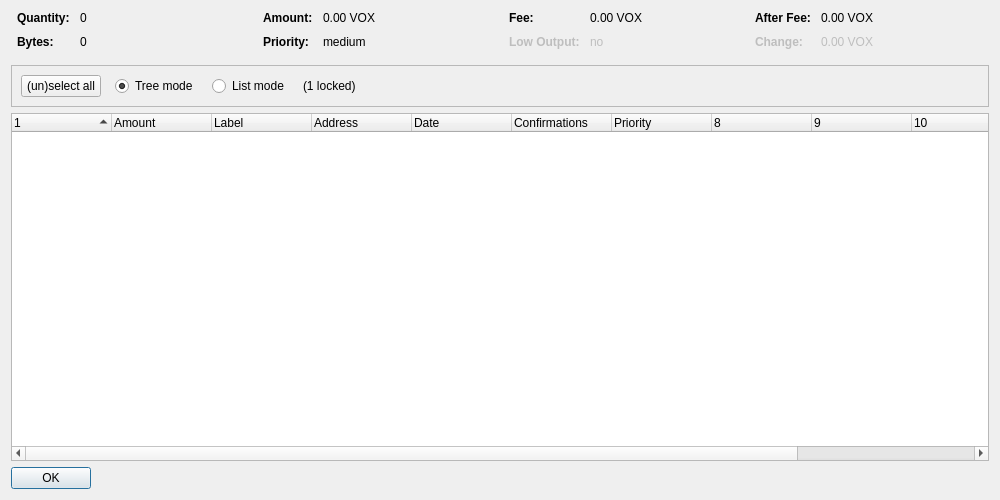
<?xml version="1.0" encoding="UTF-8"?>
<ui version="4.0">
 <class>CoinControlDialog</class>
 <widget class="QDialog" name="CoinControlDialog">
  <property name="geometry">
   <rect>
    <x>0</x>
    <y>0</y>
    <width>1000</width>
    <height>500</height>
   </rect>
  </property>
  <property name="windowTitle">
   <string>Coin Control Address Selection</string>
  </property>
  <layout class="QVBoxLayout" name="verticalLayout">
   <item>
    <layout class="QHBoxLayout" name="horizontalLayoutTop" stretch="0,0,0,0">
     <property name="topMargin">
      <number>0</number>
     </property>
     <property name="bottomMargin">
      <number>10</number>
     </property>
     <item>
      <layout class="QFormLayout" name="formLayoutCoinControl1">
       <property name="horizontalSpacing">
        <number>10</number>
       </property>
       <property name="verticalSpacing">
        <number>10</number>
       </property>
       <property name="leftMargin">
        <number>6</number>
       </property>
       <property name="rightMargin">
        <number>6</number>
       </property>
       <item row="0" column="0">
        <widget class="QLabel" name="labelCoinControlQuantityText">
         <property name="font">
          <font>
           <weight>75</weight>
           <bold>true</bold>
          </font>
         </property>
         <property name="text">
          <string>Quantity:</string>
         </property>
        </widget>
       </item>
       <item row="0" column="1">
        <widget class="QLabel" name="labelCoinControlQuantity">
         <property name="cursor">
          <cursorShape>IBeamCursor</cursorShape>
         </property>
         <property name="contextMenuPolicy">
          <enum>Qt::ActionsContextMenu</enum>
         </property>
         <property name="text">
          <string notr="true">0</string>
         </property>
         <property name="textInteractionFlags">
          <set>Qt::LinksAccessibleByMouse|Qt::TextSelectableByKeyboard|Qt::TextSelectableByMouse</set>
         </property>
        </widget>
       </item>
       <item row="1" column="0">
        <widget class="QLabel" name="labelCoinControlBytesText">
         <property name="font">
          <font>
           <weight>75</weight>
           <bold>true</bold>
          </font>
         </property>
         <property name="text">
          <string>Bytes:</string>
         </property>
        </widget>
       </item>
       <item row="1" column="1">
        <widget class="QLabel" name="labelCoinControlBytes">
         <property name="cursor">
          <cursorShape>IBeamCursor</cursorShape>
         </property>
         <property name="contextMenuPolicy">
          <enum>Qt::ActionsContextMenu</enum>
         </property>
         <property name="text">
          <string notr="true">0</string>
         </property>
         <property name="textInteractionFlags">
          <set>Qt::LinksAccessibleByMouse|Qt::TextSelectableByKeyboard|Qt::TextSelectableByMouse</set>
         </property>
        </widget>
       </item>
      </layout>
     </item>
     <item>
      <layout class="QFormLayout" name="formLayoutCoinControl2">
       <property name="horizontalSpacing">
        <number>10</number>
       </property>
       <property name="verticalSpacing">
        <number>10</number>
       </property>
       <property name="leftMargin">
        <number>6</number>
       </property>
       <property name="rightMargin">
        <number>6</number>
       </property>
       <item row="0" column="0">
        <widget class="QLabel" name="labelCoinControlAmountText">
         <property name="font">
          <font>
           <weight>75</weight>
           <bold>true</bold>
          </font>
         </property>
         <property name="text">
          <string>Amount:</string>
         </property>
        </widget>
       </item>
       <item row="0" column="1">
        <widget class="QLabel" name="labelCoinControlAmount">
         <property name="cursor">
          <cursorShape>IBeamCursor</cursorShape>
         </property>
         <property name="contextMenuPolicy">
          <enum>Qt::ActionsContextMenu</enum>
         </property>
         <property name="text">
          <string notr="true">0.00 VOX</string>
         </property>
         <property name="textInteractionFlags">
          <set>Qt::LinksAccessibleByMouse|Qt::TextSelectableByKeyboard|Qt::TextSelectableByMouse</set>
         </property>
        </widget>
       </item>
       <item row="1" column="0">
        <widget class="QLabel" name="labelCoinControlPriorityText">
         <property name="font">
          <font>
           <weight>75</weight>
           <bold>true</bold>
          </font>
         </property>
         <property name="text">
          <string>Priority:</string>
         </property>
        </widget>
       </item>
       <item row="1" column="1">
        <widget class="QLabel" name="labelCoinControlPriority">
         <property name="cursor">
          <cursorShape>IBeamCursor</cursorShape>
         </property>
         <property name="contextMenuPolicy">
          <enum>Qt::ActionsContextMenu</enum>
         </property>
         <property name="text">
          <string notr="true">medium</string>
         </property>
         <property name="textInteractionFlags">
          <set>Qt::LinksAccessibleByMouse|Qt::TextSelectableByKeyboard|Qt::TextSelectableByMouse</set>
         </property>
        </widget>
       </item>
      </layout>
     </item>
     <item>
      <layout class="QFormLayout" name="formLayoutCoinControl3">
       <property name="horizontalSpacing">
        <number>10</number>
       </property>
       <property name="verticalSpacing">
        <number>10</number>
       </property>
       <property name="leftMargin">
        <number>6</number>
       </property>
       <property name="rightMargin">
        <number>6</number>
       </property>
       <item row="0" column="0">
        <widget class="QLabel" name="labelCoinControlFeeText">
         <property name="font">
          <font>
           <weight>75</weight>
           <bold>true</bold>
          </font>
         </property>
         <property name="text">
          <string>Fee:</string>
         </property>
        </widget>
       </item>
       <item row="0" column="1">
        <widget class="QLabel" name="labelCoinControlFee">
         <property name="cursor">
          <cursorShape>IBeamCursor</cursorShape>
         </property>
         <property name="contextMenuPolicy">
          <enum>Qt::ActionsContextMenu</enum>
         </property>
         <property name="text">
          <string notr="true">0.00 VOX</string>
         </property>
         <property name="textInteractionFlags">
          <set>Qt::LinksAccessibleByMouse|Qt::TextSelectableByKeyboard|Qt::TextSelectableByMouse</set>
         </property>
        </widget>
       </item>
       <item row="1" column="0">
        <widget class="QLabel" name="labelCoinControlLowOutputText">
         <property name="enabled">
          <bool>false</bool>
         </property>
         <property name="font">
          <font>
           <weight>75</weight>
           <bold>true</bold>
          </font>
         </property>
         <property name="text">
          <string>Low Output:</string>
         </property>
        </widget>
       </item>
       <item row="1" column="1">
        <widget class="QLabel" name="labelCoinControlLowOutput">
         <property name="enabled">
          <bool>false</bool>
         </property>
         <property name="cursor">
          <cursorShape>IBeamCursor</cursorShape>
         </property>
         <property name="contextMenuPolicy">
          <enum>Qt::ActionsContextMenu</enum>
         </property>
         <property name="text">
          <string notr="true">no</string>
         </property>
         <property name="textInteractionFlags">
          <set>Qt::LinksAccessibleByMouse|Qt::TextSelectableByKeyboard|Qt::TextSelectableByMouse</set>
         </property>
        </widget>
       </item>
      </layout>
     </item>
     <item>
      <layout class="QFormLayout" name="formLayoutCoinControl4">
       <property name="horizontalSpacing">
        <number>10</number>
       </property>
       <property name="verticalSpacing">
        <number>10</number>
       </property>
       <property name="leftMargin">
        <number>6</number>
       </property>
       <property name="rightMargin">
        <number>6</number>
       </property>
       <item row="0" column="0">
        <widget class="QLabel" name="labelCoinControlAfterFeeText">
         <property name="font">
          <font>
           <weight>75</weight>
           <bold>true</bold>
          </font>
         </property>
         <property name="text">
          <string>After Fee:</string>
         </property>
        </widget>
       </item>
       <item row="0" column="1">
        <widget class="QLabel" name="labelCoinControlAfterFee">
         <property name="cursor">
          <cursorShape>IBeamCursor</cursorShape>
         </property>
         <property name="contextMenuPolicy">
          <enum>Qt::ActionsContextMenu</enum>
         </property>
         <property name="text">
          <string notr="true">0.00 VOX</string>
         </property>
         <property name="textInteractionFlags">
          <set>Qt::LinksAccessibleByMouse|Qt::TextSelectableByKeyboard|Qt::TextSelectableByMouse</set>
         </property>
        </widget>
       </item>
       <item row="1" column="0">
        <widget class="QLabel" name="labelCoinControlChangeText">
         <property name="enabled">
          <bool>false</bool>
         </property>
         <property name="font">
          <font>
           <weight>75</weight>
           <bold>true</bold>
          </font>
         </property>
         <property name="text">
          <string>Change:</string>
         </property>
        </widget>
       </item>
       <item row="1" column="1">
        <widget class="QLabel" name="labelCoinControlChange">
         <property name="enabled">
          <bool>false</bool>
         </property>
         <property name="cursor">
          <cursorShape>IBeamCursor</cursorShape>
         </property>
         <property name="contextMenuPolicy">
          <enum>Qt::ActionsContextMenu</enum>
         </property>
         <property name="text">
          <string notr="true">0.00 VOX</string>
         </property>
         <property name="textInteractionFlags">
          <set>Qt::LinksAccessibleByMouse|Qt::TextSelectableByKeyboard|Qt::TextSelectableByMouse</set>
         </property>
        </widget>
       </item>
      </layout>
     </item>
    </layout>
   </item>
   <item>
    <widget class="QFrame" name="frame">
     <property name="minimumSize">
      <size>
       <width>0</width>
       <height>40</height>
      </size>
     </property>
     <property name="frameShape">
      <enum>QFrame::StyledPanel</enum>
     </property>
     <property name="frameShadow">
      <enum>QFrame::Sunken</enum>
     </property>
     <layout class="QHBoxLayout" name="horizontalLayout">
      <item>
       <layout class="QHBoxLayout" name="horizontalLayoutPanel" stretch="0,0,0,0,0">
        <property name="spacing">
         <number>14</number>
        </property>
        <item>
         <widget class="QPushButton" name="pushButtonSelectAll">
          <property name="sizePolicy">
           <sizepolicy hsizetype="Maximum" vsizetype="Fixed">
            <horstretch>0</horstretch>
            <verstretch>0</verstretch>
           </sizepolicy>
          </property>
          <property name="text">
           <string>(un)select all</string>
          </property>
         </widget>
        </item>
        <item>
         <widget class="QRadioButton" name="radioTreeMode">
          <property name="sizePolicy">
           <sizepolicy hsizetype="Maximum" vsizetype="Fixed">
            <horstretch>0</horstretch>
            <verstretch>0</verstretch>
           </sizepolicy>
          </property>
          <property name="text">
           <string>Tree mode</string>
          </property>
          <property name="checked">
           <bool>true</bool>
          </property>
         </widget>
        </item>
        <item>
         <widget class="QRadioButton" name="radioListMode">
          <property name="sizePolicy">
           <sizepolicy hsizetype="Maximum" vsizetype="Fixed">
            <horstretch>0</horstretch>
            <verstretch>0</verstretch>
           </sizepolicy>
          </property>
          <property name="text">
           <string>List mode</string>
          </property>
         </widget>
        </item>
        <item>
         <widget class="QLabel" name="labelLocked">
          <property name="text">
           <string notr="true">(1 locked)</string>
          </property>
         </widget>
        </item>
        <item>
         <spacer name="horizontalSpacer">
          <property name="orientation">
           <enum>Qt::Horizontal</enum>
          </property>
          <property name="sizeHint" stdset="0">
           <size>
            <width>40</width>
            <height>20</height>
           </size>
          </property>
         </spacer>
        </item>
       </layout>
      </item>
     </layout>
    </widget>
   </item>
   <item>
    <widget class="CoinControlTreeWidget" name="treeWidget">
     <property name="contextMenuPolicy">
      <enum>Qt::CustomContextMenu</enum>
     </property>
     <property name="sortingEnabled">
      <bool>false</bool>
     </property>
     <property name="columnCount">
      <number>12</number>
     </property>
     <attribute name="headerShowSortIndicator" stdset="0">
      <bool>true</bool>
     </attribute>
     <attribute name="headerStretchLastSection">
      <bool>false</bool>
     </attribute>
     <column>
      <property name="text">
       <string/>
      </property>
     </column>
     <column>
      <property name="text">
       <string>Amount</string>
      </property>
     </column>
     <column>
      <property name="text">
       <string notr="true">Label</string>
      </property>
     </column>
     <column>
      <property name="text">
       <string>Address</string>
      </property>
     </column>
     <column>
      <property name="text">
       <string>Date</string>
      </property>
     </column>
     <column>
      <property name="text">
       <string>Confirmations</string>
      </property>
      <property name="toolTip">
       <string>Confirmed</string>
      </property>
     </column>
     <column>
      <property name="text">
       <string>Priority</string>
      </property>
     </column>
     <column>
      <property name="text">
       <string/>
      </property>
     </column>
     <column>
      <property name="text">
       <string/>
      </property>
     </column>
     <column>
      <property name="text">
       <string/>
      </property>
     </column>
     <column>
      <property name="text">
       <string/>
      </property>
     </column>
     <column>
      <property name="text">
       <string/>
      </property>
     </column>
    </widget>
   </item>
   <item>
    <widget class="QDialogButtonBox" name="buttonBox">
     <property name="sizePolicy">
      <sizepolicy hsizetype="Maximum" vsizetype="Fixed">
       <horstretch>0</horstretch>
       <verstretch>0</verstretch>
      </sizepolicy>
     </property>
     <property name="orientation">
      <enum>Qt::Horizontal</enum>
     </property>
     <property name="standardButtons">
      <set>QDialogButtonBox::Ok</set>
     </property>
    </widget>
   </item>
  </layout>
 </widget>
 <customwidgets>
  <customwidget>
   <class>CoinControlTreeWidget</class>
   <extends>QTreeWidget</extends>
   <header>coincontroltreewidget.h</header>
  </customwidget>
 </customwidgets>
 <resources/>
 <connections/>
</ui>
